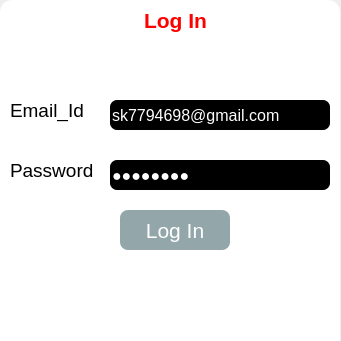
<?xml version="1.0" encoding="UTF-8"?>
<ui version="4.0">
 <class>Dialog</class>
 <widget class="QDialog" name="Dialog">
  <property name="geometry">
   <rect>
    <x>0</x>
    <y>0</y>
    <width>341</width>
    <height>341</height>
   </rect>
  </property>
  <property name="windowTitle">
   <string>Login_Frame</string>
  </property>
  <widget class="QLineEdit" name="lineEdit">
   <property name="geometry">
    <rect>
     <x>0</x>
     <y>0</y>
     <width>340</width>
     <height>420</height>
    </rect>
   </property>
   <property name="styleSheet">
    <string notr="true">border-image: url(:/newPrefix/C:/Users/hp/Pictures/Camera Roll/background.webp);
border-radius:12px;</string>
   </property>
   <property name="readOnly">
    <bool>true</bool>
   </property>
  </widget>
  <widget class="QLabel" name="label_5">
   <property name="geometry">
    <rect>
     <x>10</x>
     <y>90</y>
     <width>100</width>
     <height>40</height>
    </rect>
   </property>
   <property name="font">
    <font>
     <pointsize>14</pointsize>
    </font>
   </property>
   <property name="text">
    <string>Email_Id</string>
   </property>
  </widget>
  <widget class="QLabel" name="label_6">
   <property name="geometry">
    <rect>
     <x>10</x>
     <y>150</y>
     <width>100</width>
     <height>40</height>
    </rect>
   </property>
   <property name="font">
    <font>
     <pointsize>14</pointsize>
    </font>
   </property>
   <property name="text">
    <string>Password</string>
   </property>
  </widget>
  <widget class="QLineEdit" name="t1">
   <property name="geometry">
    <rect>
     <x>110</x>
     <y>100</y>
     <width>220</width>
     <height>30</height>
    </rect>
   </property>
   <property name="font">
    <font>
     <pointsize>12</pointsize>
    </font>
   </property>
   <property name="styleSheet">
    <string notr="true">background-color: rgb(0, 0, 0);
border-radius:7px;
color: rgb(255, 255, 255);</string>
   </property>
   <property name="text">
    <string>sk7794698@gmail.com</string>
   </property>
  </widget>
  <widget class="QLineEdit" name="t2">
   <property name="geometry">
    <rect>
     <x>110</x>
     <y>160</y>
     <width>220</width>
     <height>30</height>
    </rect>
   </property>
   <property name="font">
    <font>
     <pointsize>12</pointsize>
    </font>
   </property>
   <property name="styleSheet">
    <string notr="true">background-color: rgb(0, 0, 0);
color: rgb(255, 255, 255);
border-radius:7px;</string>
   </property>
   <property name="text">
    <string>shivam21</string>
   </property>
   <property name="echoMode">
    <enum>QLineEdit::Password</enum>
   </property>
  </widget>
  <widget class="QPushButton" name="btn1">
   <property name="geometry">
    <rect>
     <x>120</x>
     <y>210</y>
     <width>110</width>
     <height>40</height>
    </rect>
   </property>
   <property name="font">
    <font>
     <pointsize>16</pointsize>
    </font>
   </property>
   <property name="styleSheet">
    <string notr="true">QPushButton{
border-radius:8px;
	
	color: rgb(255, 255, 255);
	background-color: rgb(147, 167, 170);
}


QPushButton:hover{
	
color: rgb(255, 0, 0);}</string>
   </property>
   <property name="text">
    <string>Log In</string>
   </property>
  </widget>
  <widget class="QLabel" name="label">
   <property name="geometry">
    <rect>
     <x>110</x>
     <y>-10</y>
     <width>131</width>
     <height>61</height>
    </rect>
   </property>
   <property name="font">
    <font>
     <pointsize>16</pointsize>
     <weight>75</weight>
     <bold>true</bold>
    </font>
   </property>
   <property name="styleSheet">
    <string notr="true">color: rgb(255, 0, 0);</string>
   </property>
   <property name="text">
    <string>Log In</string>
   </property>
   <property name="alignment">
    <set>Qt::AlignCenter</set>
   </property>
  </widget>
 </widget>
 <resources>
  <include location="../../res.qrc"/>
 </resources>
 <connections/>
</ui>
